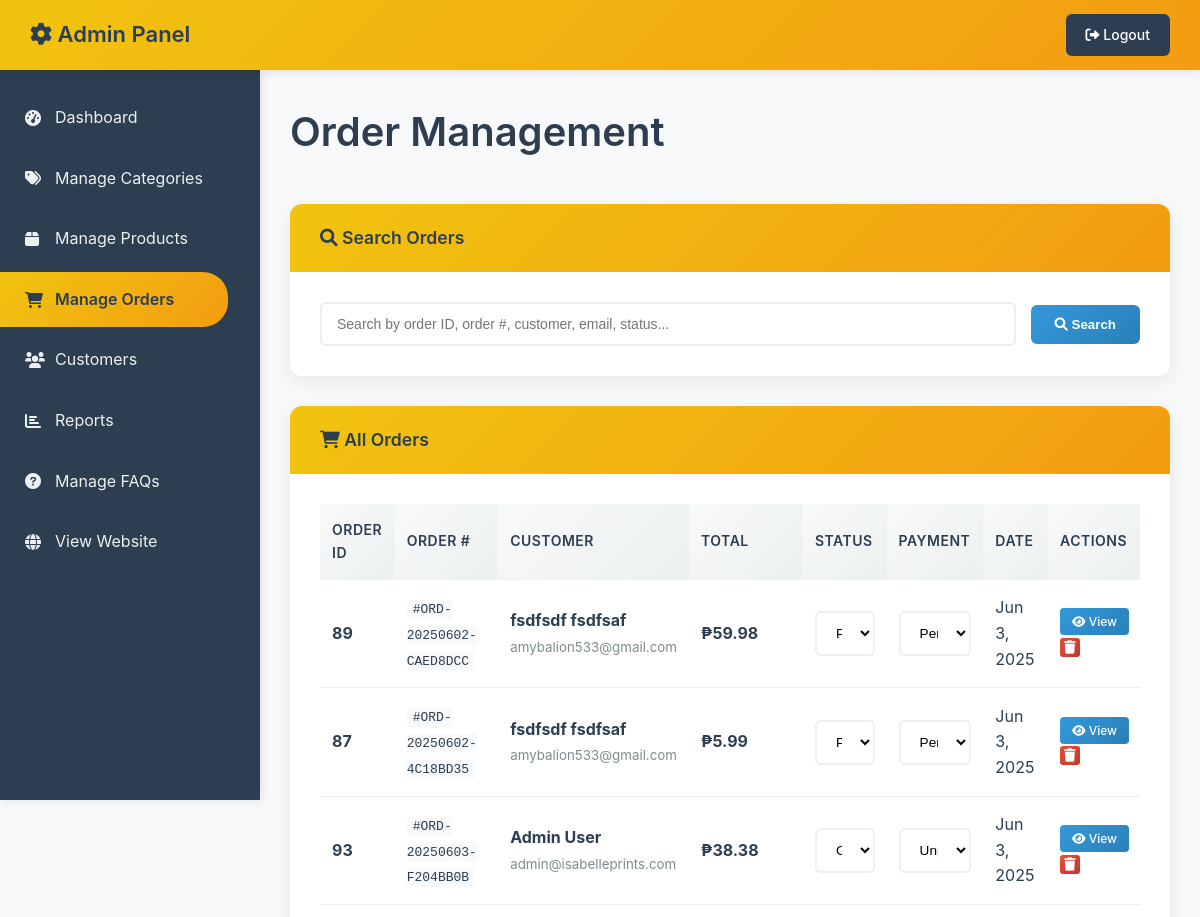
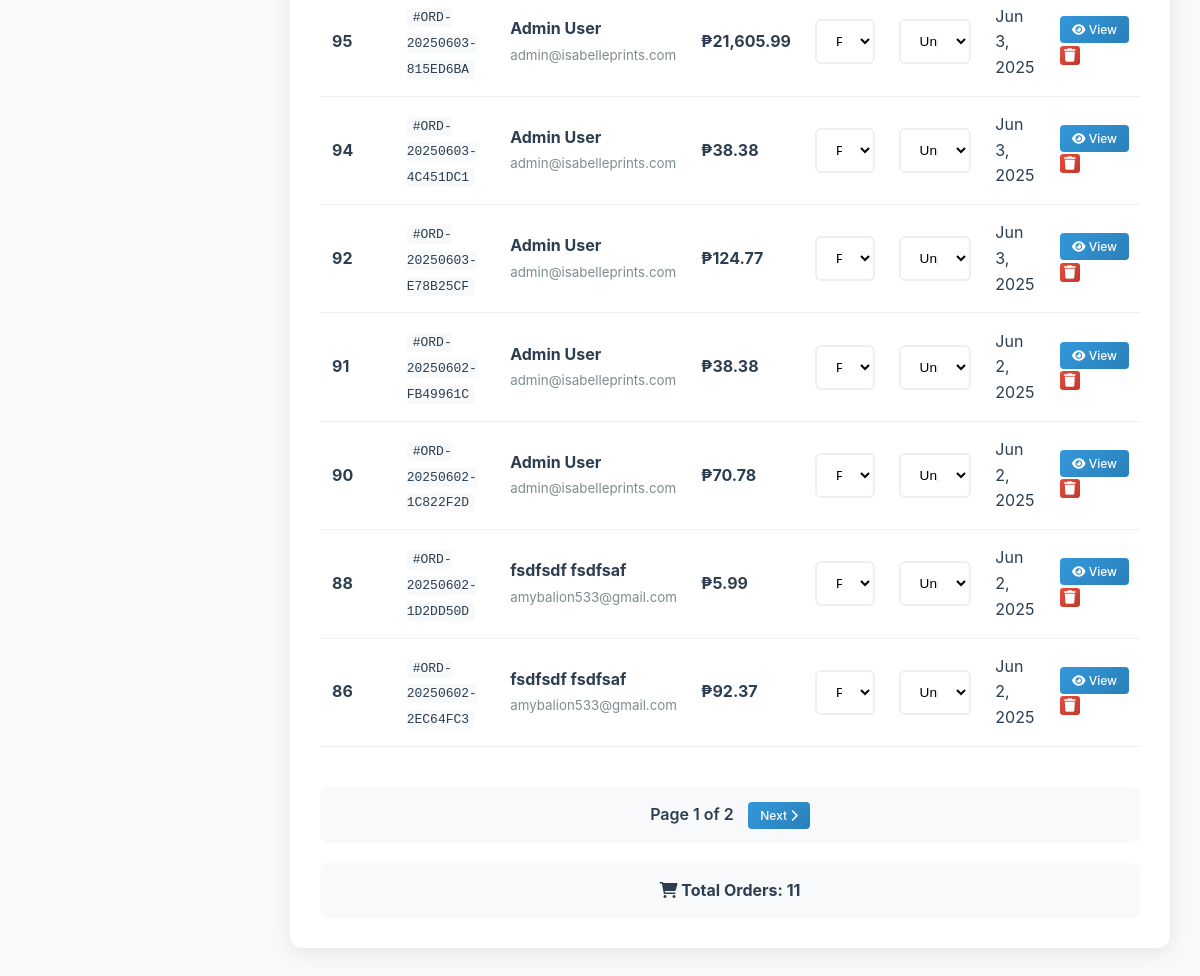
Before: /admin/orders.php (signed in) with the older database file (2 pictures, top to bottom).
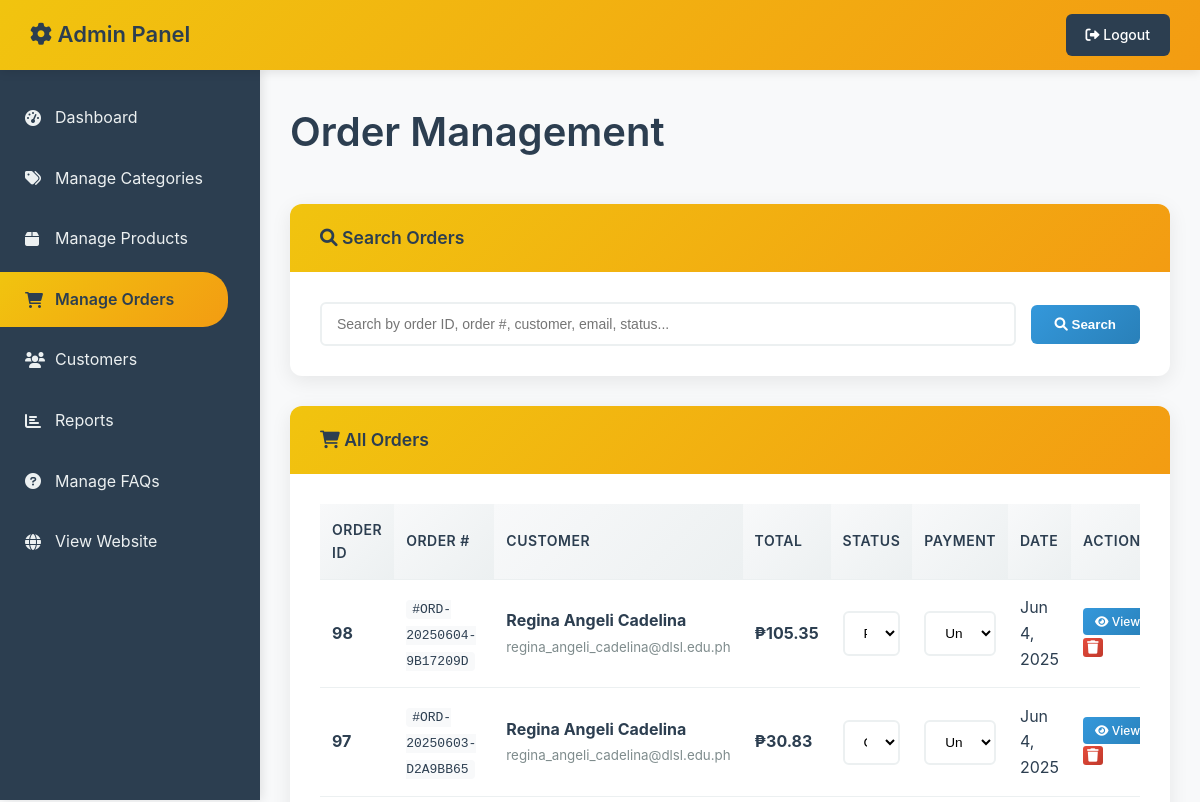
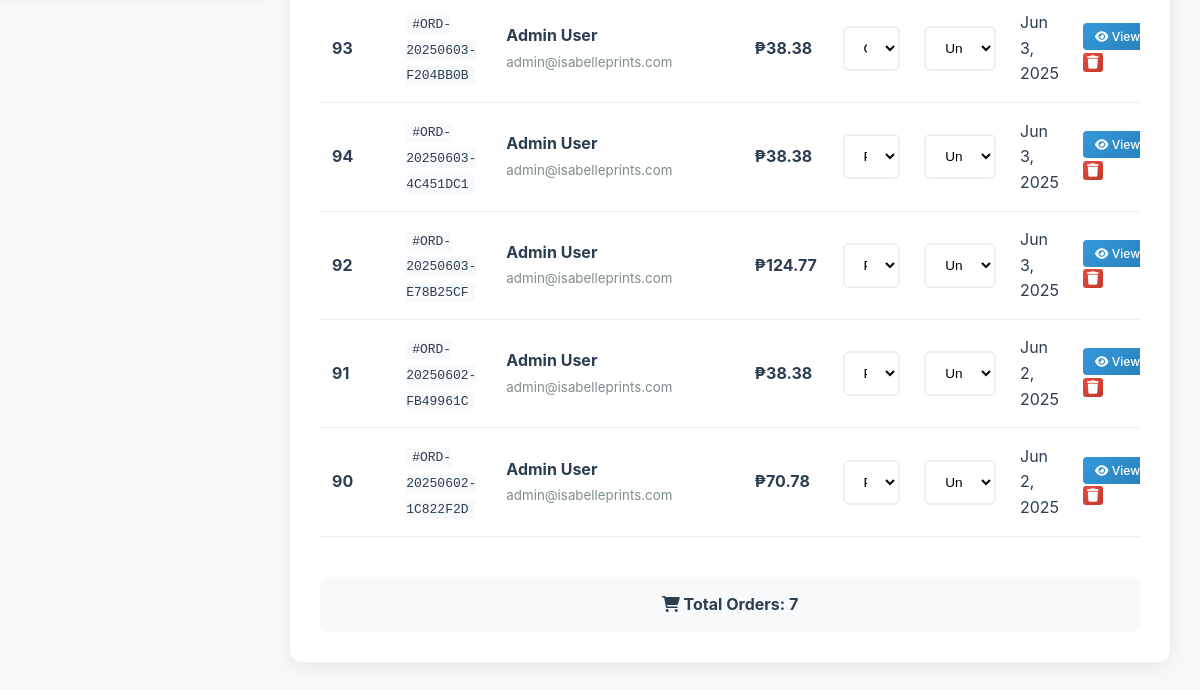
After: the same page with the newer database file (2 pictures, top to bottom).
### tables this page shows
CREATE TABLE `orders` (
  `id` int(11) NOT NULL,
  `user_id` int(11) DEFAULT NULL,
  `order_number` varchar(50) NOT NULL,
  `status` enum('pending','processing','delivered','cancelled') DEFAULT 'pending',
  `subtotal` decimal(10,2) NOT NULL,
  `shipping_cost` decimal(10,2) DEFAULT 0.00,
  `total_amount` decimal(10,2) NOT NULL,
  `created_at` timestamp NOT NULL DEFAULT current_timestamp() ON UPDATE current_timestamp(),
  `downpayment_amount` decimal(10,2) DEFAULT 0.00,
  `payment_proof_file` varchar(255) DEFAULT NULL,
  `reference_number` varchar(100) DEFAULT NULL,
  `bank_owner_name` varchar(255) DEFAULT NULL,
  `bank_name` varchar(100) DEFAULT NULL,
  `billing_address` varchar(255) NOT NULL,
  `shipping_address` varchar(255) NOT NULL,
  `payment_status` varchar(20) NOT NULL DEFAULT 'unpaid',
  `customization_notes` text DEFAULT NULL,
  `custom_image` varchar(255) DEFAULT NULL,
  `phone` int(20) NOT NULL
);

CREATE TABLE `users` (
  `id` int(11) NOT NULL,
  `email` varchar(255) NOT NULL,
  `google_id` varchar(255) DEFAULT NULL,
  `password` varchar(255) NOT NULL,
  `first_name` varchar(100) DEFAULT NULL,
  `last_name` varchar(100) DEFAULT NULL,
  `phone` varchar(20) DEFAULT NULL,
  `address` text DEFAULT NULL,
  `created_at` timestamp NOT NULL DEFAULT current_timestamp(),
  `updated_at` timestamp NOT NULL DEFAULT current_timestamp() ON UPDATE current_timestamp(),
  `user_type` enum('customer','admin','staff') DEFAULT 'customer',
  `is_active` tinyint(1) DEFAULT 1,
  `user_address` varchar(99) DEFAULT NULL
);

### includes/functions.php (called while the page is built, shortened)
<?php
function formatPrice($price) {
    return '₱' . number_format($price, 2);
}
?>

### admin/orders.php (the view, shortened to what the rows shown need)
<?php
require_once '../config/database.php';
require_once '../includes/functions.php';
$search = trim($_GET['search'] ?? '');
$search_sql = '';
$params = [];
$perPage = 10;
$page = isset($_GET['page']) && is_numeric($_GET['page']) ? (int)$_GET['page'] : 1;
$offset = ($page - 1) * $perPage;
$query = "
    SELECT
        o.id AS order_id,
        o.order_number,
        o.total_amount,
        o.status,
        o.payment_status,
        o.created_at,
        o.reference_number,
        u.first_name,
        u.last_name,
        u.email
    FROM orders o
    LEFT JOIN users u ON o.user_id = u.id
    $search_sql
    ORDER BY o.created_at DESC
    LIMIT $perPage OFFSET $offset
";
$stmt = $pdo->prepare($query);
if ($search) {
    $stmt->execute($params);
} else {
    $stmt->execute();
}
$orders = $stmt->fetchAll();
$statusOptions = ['pending', 'processing', 'shipped', 'completed', 'cancelled'];
?>
<!DOCTYPE html>
<html lang="en">
<head>
    <link rel="stylesheet" href="../assets/css/style.css">
    <link rel="stylesheet" href="../assets/css/admin.css">
    <link href="https://cdnjs.cloudflare.com/ajax/libs/font-awesome/6.0.0/css/all.min.css" rel="stylesheet">
</head>
<body class="admin-body">
    <header class="admin-header">
        <div class="admin-nav">
            <div class="admin-brand">
                <h2><i class="fas fa-cog"></i> Admin Panel</h2>
            </div>
        </div>
    </header>
    <div class="admin-container">
        <main class="admin-main">
            <div class="admin-content">
                <h1>Order Management</h1>
                <div class="admin-card">
                    <div class="admin-card-body">
                        <div class="table-container">
                            <table class="admin-table">
                                <thead>
                                    <tr>
                                        <th>Order ID</th>
                                        <th>Order #</th>
                                        <th>Customer</th>
                                        <th>Total</th>
                                        <th>Status</th>
                                        <th>Payment</th>
                                        <th>Date</th>
                                        <th>Actions</th>
                                    </tr>
                                </thead>
                                <tbody>
                                    <?php if (empty($orders)): ?>
                                        <tr>
                                            <td colspan="8" style="text-align: center; color: #7f8c8d; font-style: italic; padding: 40px;">
                                                <?php if ($search): ?>
                                                    No orders found matching your search criteria.
                                                <?php else: ?>
                                                    No orders found.
                                                <?php endif; ?>
                                            </td>
                                        </tr>
                                    <?php else: ?>
                                        <?php foreach ($orders as $order): ?>
                                        <tr>
                                            <td><strong><?php echo htmlspecialchars($order['order_id']); ?></strong></td>
                                            <td>
                                                <span style="font-family: monospace; background: #f8f9fa; padding: 2px 6px; border-radius: 4px;">
                                                    #<?php echo htmlspecialchars($order['order_number']); ?>
                                                </span>
                                            </td>
                                            <td>
                                                <div>
                                                    <strong><?php echo htmlspecialchars($order['first_name'] . ' ' . $order['last_name']); ?></strong>
                                                    <br><small style="color: #7f8c8d;"><?php echo htmlspecialchars($order['email']); ?></small>
                                                </div>
                                            </td>
                                            <td class="price-cell"><?php echo formatPrice($order['total_amount']); ?></td>
                                            <td>
                                                <form method="POST" style="display: inline;">
                                                    <select name="status" onchange="if(confirm('Change order status?')) this.form.submit();" class="form-control" style="font-size: 0.85rem;">
                                                        <?php foreach ($statusOptions as $status): ?>
                                                            <option value="<?php echo $status; ?>" <?php if($order['status'] == $status) echo 'selected'; ?>>
                                                                <?php echo ucfirst($status); ?>
                                                            </option>
                                                        <?php endforeach; ?>
                                                    </select>
                                                </form>
                                            </td>
                                            <td>
                                                <form method="POST" style="display: inline;">
                                                    <select name="payment_status" onchange="if(confirm('Change payment status?')) this.form.submit();" class="form-control" style="font-size: 0.85rem;">
                                                        <?php foreach (['unpaid', 'pending', 'paid'] as $payStatus): ?>
                                                            <option value="<?php echo $payStatus; ?>" <?php if($order['payment_status'] == $payStatus) echo 'selected'; ?>>
                                                                <?php echo ucfirst($payStatus); ?>
                                                            </option>
                                                        <?php endforeach; ?>
                                                    </select>
                                                </form>
                                            </td>
                                            <td><?php echo date('M j, Y', strtotime($order['created_at'])); ?></td>
                                            <td>
                                                <a href="order-details.php?id=<?php echo $order['order_id']; ?>" class="btn-small" style="margin-right: 5px;">
                                                    <i class="fas fa-eye"></i> View
                                                </a>
                                                <form method="POST" style="display: inline;" onsubmit="return confirm('Delete this order? This action cannot be undone.');">
                                                    <button type="submit" class="btn-danger">
                                                        <i class="fas fa-trash"></i>
                                                    </button>
                                                </form>
                                            </td>
                                        </tr>
                                        <?php endforeach; ?>
                                    <?php endif; ?>
                                </tbody>
                            </table>
                        </div>
                    </div>
                </div>
            </div>
        </main>
    </div>
</body>
</html>

Changed rows visible on the page:
removed orders: id "89", order_number "ORD-20250602-CAED8DCC", user.last_name "fsdfsdf fsdfsaf", user.email "amybalion533@gmail.com", total_amount "₱59.98", status "Pending", payment_status "Pending", created_at "Jun 3, 2025"
removed orders: id "87", order_number "ORD-20250602-4C18BD35", user.last_name "fsdfsdf fsdfsaf", user.email "amybalion533@gmail.com", total_amount "₱5.99", status "Pending", payment_status "Pending", created_at "Jun 3, 2025"
removed orders: id "95", order_number "ORD-20250603-815ED6BA", user.last_name "Admin User", user.email "admin@isabelleprints.com", total_amount "₱21,605.99", status "Pending", payment_status "Unpaid", created_at "Jun 3, 2025"
removed orders: id "88", order_number "ORD-20250602-1D2DD50D", user.last_name "fsdfsdf fsdfsaf", user.email "amybalion533@gmail.com", total_amount "₱5.99", status "Pending", payment_status "Unpaid", created_at "Jun 2, 2025"
removed orders: id "86", order_number "ORD-20250602-2EC64FC3", user.last_name "fsdfsdf fsdfsaf", user.email "amybalion533@gmail.com", total_amount "₱92.37", status "Pending", payment_status "Unpaid", created_at "Jun 2, 2025"
added orders: id "98", order_number "ORD-20250604-9B17209D", user.last_name "Regina Angeli Cadelina", user.email "regina_angeli_cadelina@dlsl.edu.ph", total_amount "₱105.35", status "Pending", payment_status "Unpaid", created_at "Jun 4, 2025"
added orders: id "97", order_number "ORD-20250603-D2A9BB65", user.last_name "Regina Angeli Cadelina", user.email "regina_angeli_cadelina@dlsl.edu.ph", total_amount "₱30.83", status "Cancelled", payment_status "Unpaid", created_at "Jun 4, 2025"
Other visible differences:
$totalOrders: "11" → "7"
$page: "1" → (not shown)
$totalPages: "2" → (not shown)
text no longer shown: "Page of Next"
